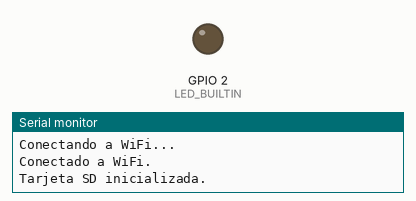
Simulated run of this sketch. Board: ESP8266 (NodeMCU). Shown: output pins drawn as LEDs (lit = HIGH, except the on-board LED, lit = LOW), the last lines printed to the serial monitor. WiFi joins after 1.5 s; servers stay silent unless stated; uploads are accepted with an empty reply; storage starts empty.

Above: at 2.17 s.
At 13.1 s:
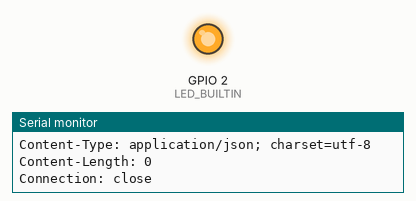
Timing chart, 0 to 15.8 s (numbered marks = the images above):
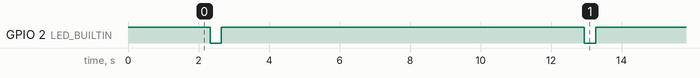

Measured:
- by itself, GPIO 2 (LED_BUILTIN): alternates HIGH for 10.3 s and LOW for 0.32 s

The sketch:

client.ino
```cpp
#include <ESP8266WiFi.h>
#include <SdFat.h>
#include <SPI.h>
#include <stdio.h>
#include <algorithm>
#include <WString.h>
#include <string>

// Credenciales del AP del ESP8266
const char* ssid = "ESP8266_SD_AP";
const char* password = "12345678";

// IP del ESP8266 (servidor)
IPAddress server(192, 168, 4, 1);

// Cliente WiFi
WiFiClient client;

// Configuración de SdFat
SdFat SD;
const uint8_t SD_CS_PIN = 10; // Cambia al pin CS que estés usando

void setup() {
  Serial.begin(115200);
  pinMode(LED_BUILTIN, OUTPUT);
  digitalWrite(LED_BUILTIN, HIGH);

  // Conectar a WiFi
  WiFi.begin(ssid, password);
  while (WiFi.status() != WL_CONNECTED) {
    delay(1000);
    Serial.println("Conectando a WiFi...");
  }
  Serial.println("Conectado a WiFi.");

  // Inicializar tarjeta SD usando SdFat
  if (!SD.begin(SD_CS_PIN, SD_SCK_MHZ(10))) {
    Serial.println("Error inicializando la tarjeta SD.");
    while (true);
  }
  Serial.println("Tarjeta SD inicializada.");
}

void loop() {
  // Solicitar lista de archivos
  if (client.connect(server, 80)) {
    client.println("GET /files HTTP/1.1");
    client.println("Host: 192.168.4.1");
    client.println("Connection: close");
    client.println();

    // Leer la lista de archivos
    String jsonResponse = "";
    while (client.connected() || client.available()) {
      if (client.available()) {
        jsonResponse += char(client.read());
      }
    }
    client.stop();

    // Procesar la respuesta JSON
    Serial.println("Respuesta JSON:");
    Serial.println(jsonResponse);
    jsonResponse = jsonResponse.substring(jsonResponse.indexOf("[") + 1, jsonResponse.indexOf("]"));
    while (jsonResponse.length() > 0) {
      int delimiter = jsonResponse.indexOf(",");
      String fileName = jsonResponse.substring(0, delimiter);
      fileName.replace("\"", ""); // Quitar comillas
      if (delimiter == -1) {
        fileName = jsonResponse;
        jsonResponse = "";
      } else {
        jsonResponse = jsonResponse.substring(delimiter + 1);
      }

      if (fileName != "System Volume Information"){
        digitalWrite(LED_BUILTIN, LOW);  // Turn the LED on (Note that LOW is the voltage level
        downloadFile(fileName);
        digitalWrite(LED_BUILTIN, HIGH);  // Turn the LED off by making the voltage HIGH

      }
    }
  } else {
    Serial.println("Error conectando al servidor.");
  }

  delay(10000); // Esperar antes de repetir
}

void downloadFile(const String& fileName) {
  if (client.connect(server, 80)) {
    // Solicitar el archivo
    client.print("GET /download/");
    client.print(fileName);
    client.println(" HTTP/1.1");
    client.println("Host: 192.168.4.1");
    client.println("Connection: close");
    client.println();

    // Crear el archivo en la tarjeta SD
    FsFile file = SD.open(fileName.c_str(), O_CREAT | O_WRITE);
    if (!file) {
      Serial.println("Error creando el archivo en la SD.");
      return;
    }

    // Descargar y guardar el archivo
    while (client.connected() || client.available()) {
      if (client.available()) {
        file.write(client.read());
      }
    }
    file.close();
    client.stop();
    Serial.println("Archivo descargado: " + fileName);
  } else {
    Serial.println("Error conectando al servidor para descargar " + fileName);
  }
}
```
